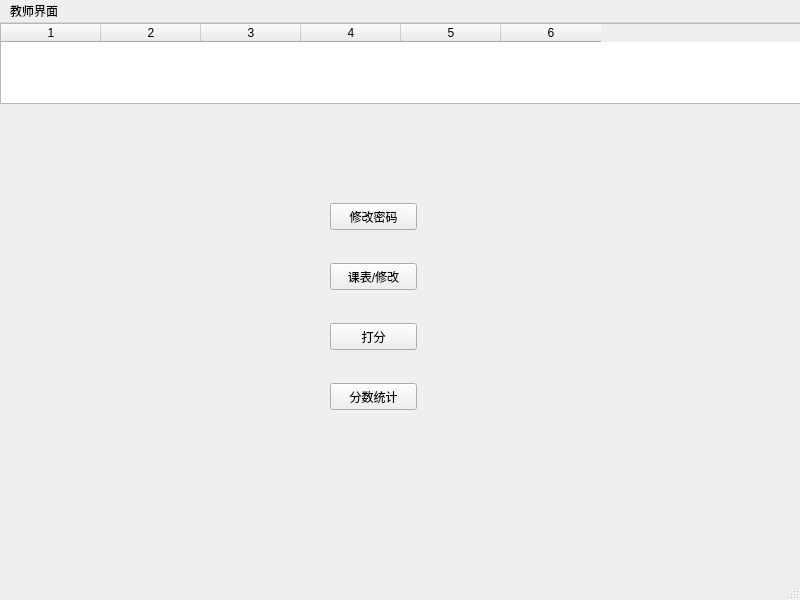
<?xml version="1.0" encoding="UTF-8"?>
<ui version="4.0">
 <class>TMenu</class>
 <widget class="QMainWindow" name="TMenu">
  <property name="geometry">
   <rect>
    <x>0</x>
    <y>0</y>
    <width>800</width>
    <height>600</height>
   </rect>
  </property>
  <property name="windowTitle">
   <string>MainWindow</string>
  </property>
  <widget class="QWidget" name="centralwidget">
   <widget class="QTableWidget" name="tableWidget">
    <property name="geometry">
     <rect>
      <x>0</x>
      <y>0</y>
      <width>801</width>
      <height>81</height>
     </rect>
    </property>
    <property name="columnCount">
     <number>6</number>
    </property>
    <column/>
    <column/>
    <column/>
    <column/>
    <column/>
    <column/>
   </widget>
   <widget class="QPushButton" name="pushButton">
    <property name="geometry">
     <rect>
      <x>330</x>
      <y>180</y>
      <width>87</width>
      <height>27</height>
     </rect>
    </property>
    <property name="text">
     <string>修改密码</string>
    </property>
   </widget>
   <widget class="QPushButton" name="pushButton_2">
    <property name="geometry">
     <rect>
      <x>330</x>
      <y>240</y>
      <width>87</width>
      <height>27</height>
     </rect>
    </property>
    <property name="text">
     <string>课表/修改</string>
    </property>
   </widget>
   <widget class="QPushButton" name="pushButton_3">
    <property name="geometry">
     <rect>
      <x>330</x>
      <y>300</y>
      <width>87</width>
      <height>27</height>
     </rect>
    </property>
    <property name="text">
     <string>打分</string>
    </property>
   </widget>
   <widget class="QPushButton" name="pushButton_4">
    <property name="geometry">
     <rect>
      <x>330</x>
      <y>360</y>
      <width>87</width>
      <height>27</height>
     </rect>
    </property>
    <property name="text">
     <string>分数统计</string>
    </property>
   </widget>
  </widget>
  <widget class="QMenuBar" name="menubar">
   <property name="geometry">
    <rect>
     <x>0</x>
     <y>0</y>
     <width>800</width>
     <height>28</height>
    </rect>
   </property>
   <widget class="QMenu" name="menu">
    <property name="title">
     <string>教师界面</string>
    </property>
   </widget>
   <addaction name="menu"/>
  </widget>
  <widget class="QStatusBar" name="statusbar"/>
 </widget>
 <resources/>
 <connections/>
</ui>
